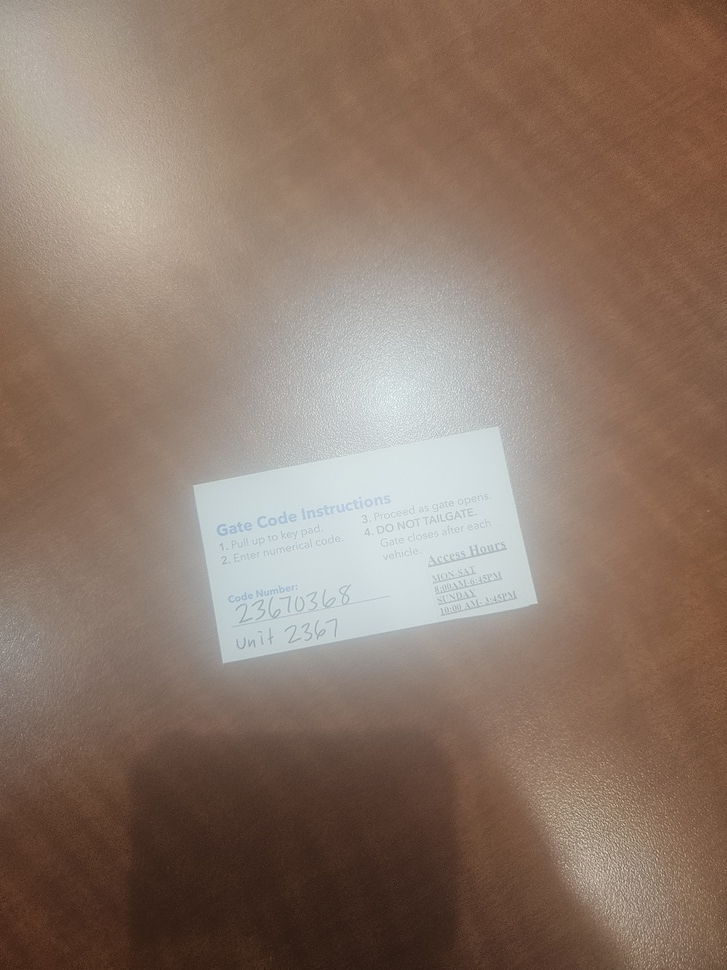
#> input picture tools/20241024_155430.jpg, 727 x 970 px, shrunk from 3000 x 4000 before the run
$ python -i dogfight_3d.py   (imports and definitions only)
#> lines starting #> are read from the running program, lines starting #| are printed output that depends on the picture
import numpy as np
import matplotlib.pyplot as plt
from matplotlib.animation import FuncAnimation
from mpl_toolkits.mplot3d import Axes3D
import random
import gc

# Constants
NUM_PARTICLES = 60
WORLD_LIMIT = 100
TRAIL_LENGTH = 50
ACCEL_LIMIT = 0.3
VEL_LIMIT = 1.5
TURN_DRIFT = 0.05
FORMATION_SCALE = 4.0

# Particle properties
particles = np.zeros((NUM_PARTICLES, 3))
velocities = np.random.randn(NUM_PARTICLES, 3) * 0.1
accelerations = np.zeros((NUM_PARTICLES, 3))
colors = np.tile(np.array([0.0, 1.0, 1.0, 1.0]), (NUM_PARTICLES, 1))
history = np.zeros((NUM_PARTICLES, TRAIL_LENGTH, 3))
ml_vectors = np.random.randn(NUM_PARTICLES, 3) * 0.5  # Simulated learned behavior vector

def normalize(v):
    norm = np.linalg.norm(v)
    if norm == 0:
        return v
    return v / norm

def update_ai(i):
    for j in range(NUM_PARTICLES):
        pos = particles[j]
        vel = velocities[j]
        acc = accelerations[j]
        ml_dir = normalize(ml_vectors[j])

        # Flocking behavior simulation
        center = np.mean(particles, axis=0)
        to_center = normalize(center - pos)

        separation = np.zeros(3)
        for k in range(NUM_PARTICLES):
            if k != j:
                diff = particles[j] - particles[k]
                dist = np.linalg.norm(diff)
                if dist < 10:
                    separation += normalize(diff) / (dist + 1e-5)

        alignment = np.mean(velocities, axis=0)
        alignment = normalize(alignment)

        acc = 0.5 * to_center + 0.3 * separation + 0.2 * alignment
        acc += ml_dir * 0.1
        acc += np.random.randn(3) * TURN_DRIFT
        acc = normalize(acc) * ACCEL_LIMIT
        velocities[j] += acc
        speed = np.linalg.norm(velocities[j])
        if speed > VEL_LIMIT:
            velocities[j] = velocities[j] / speed * VEL_LIMIT
        particles[j] += velocities[j]

        # Boundaries
        for d in range(3):
            if particles[j, d] < -WORLD_LIMIT or particles[j, d] > WORLD_LIMIT:
                velocities[j, d] *= -1

        # Trail history
        history[j, :-1] = history[j, 1:]
        history[j, -1] = particles[j]

def update_plot(frame):
    update_ai(frame)
    scat._offsets3d = (particles[:, 0], particles[:, 1], particles[:, 2])

    for j in range(NUM_PARTICLES):
        lines[j].set_data(history[j, :, 0], history[j, :, 1])
        lines[j].set_3d_properties(history[j, :, 2])

    gc.collect()
    return scat, *lines

# Visualization setup
fig = plt.figure(figsize=(10, 10))
ax = fig.add_subplot(111, projection='3d')
# [8 lines not run here, left out]

# Particle scatter
scat = ax.scatter(particles[:, 0], particles[:, 1], particles[:, 2],
                  c=colors, s=50, alpha=0.8)

# Trails
lines = [ax.plot([], [], [], color='cyan', alpha=0.3)[0] for _ in range(NUM_PARTICLES)]

ani = FuncAnimation(fig, update_plot, frames=1000, interval=30, blit=False)
# [1 line not run here, left out]

>>> import cv2
>>> picture = cv2.imread('../20241024_155430.jpg', cv2.IMREAD_GRAYSCALE)
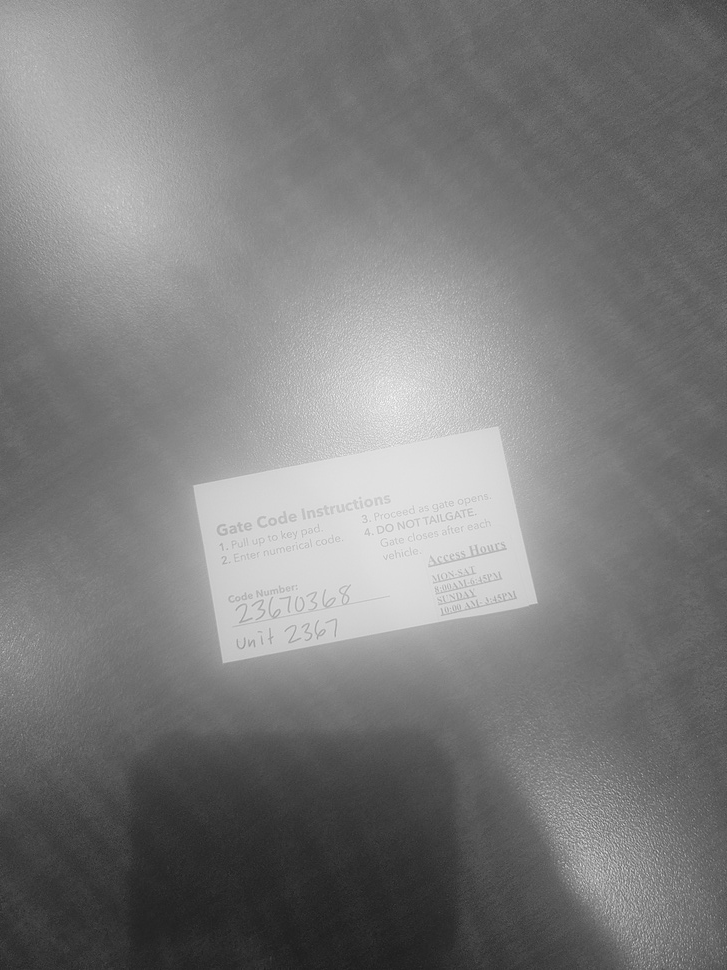
#> picture: shape (970, 727); min 25, max 255, mean 124.1
>>> result = update_ai(picture)
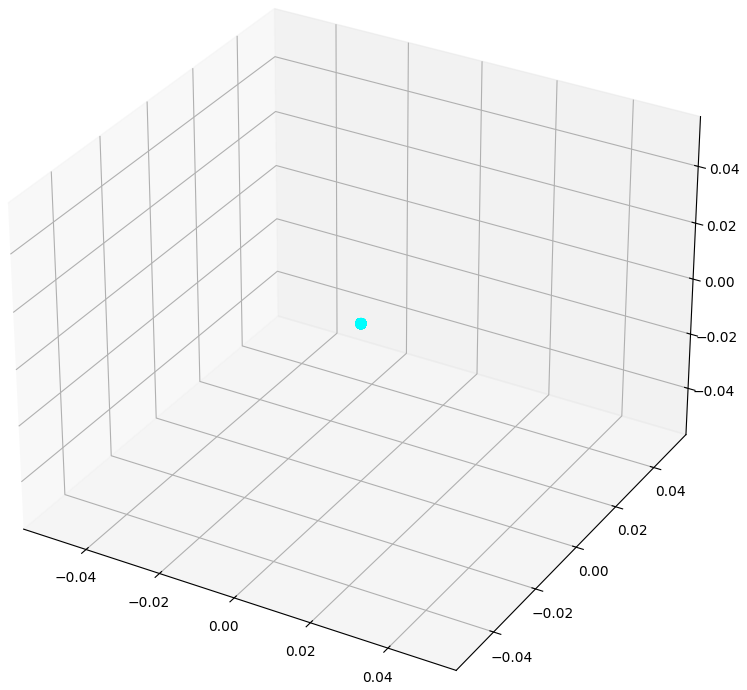
#> figure drawn by matplotlib, 1 panel
#> ``:
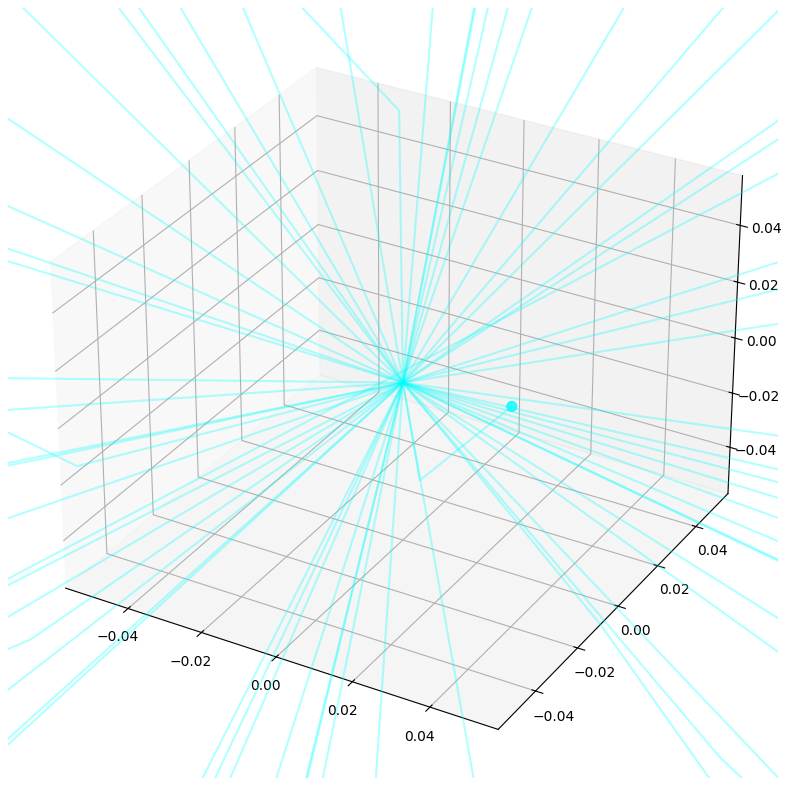
#> figure drawn by matplotlib, 1 panel
